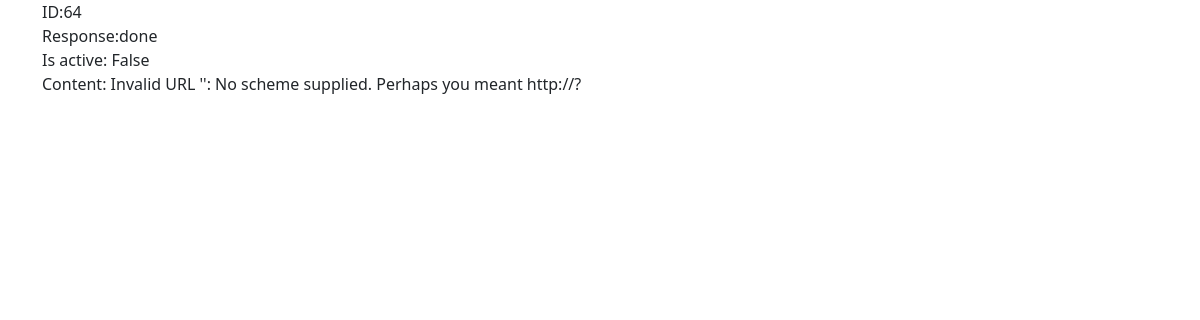
The app's page /api/v1/list/64/ with its own data.
### task/models.py (models this page shows, shortened)
class Task(models.Model):
    CHOICES = (
        (1, 'Действие 1'),
        (2, 'Действие 2'),
        (3, 'Действие 3'),
        (4, 'Действие 4'),
        (5, 'Действие 5'),
    )
    url = models.CharField('url', max_length=150)
    content = models.TextField(blank=True)
    response = models.TextField(default=None, null=True)
    status = models.BooleanField('Выполнено', default=False)
    is_active = models.BooleanField(default=True)
    category = models.PositiveSmallIntegerField('Тип задачи', choices=CHOICES, null=True)
    started_at = models.DateTimeField(auto_now_add=True)
    finished_at = models.DateTimeField(default=None, null=True, blank=True)
    created_at = models.DateTimeField(editable=False)
    updated_at = models.DateTimeField(editable=False)
    deleted_at = models.DateTimeField(default=None, null=True, blank=True)
    user = models.ForeignKey(User, on_delete=models.SET_NULL, null=True)

### task/views.py (the view)
# urls.py: path('list/<int:pk>/', TaskDetailView.as_view(), name='task_id'),
class TaskDetailView(DetailView):
    model = Task
    template_name = 'tasks/task_detail.html'

### templates/tasks/task_detail.html
{% extends 'base.html' %}
{% block content %}
<div>ID:{{task.id}}</div>
<div>Response:{{task.response}}</div>
<div>Is active: {{task.is_active}}</div>
<div>Content: {{task.content}}</div>
{% endblock content%}

### records on screen
Task: id "64", response "done", is_active "False", content "Invalid URL '': No scheme supplied. Perhaps you meant http://?"
